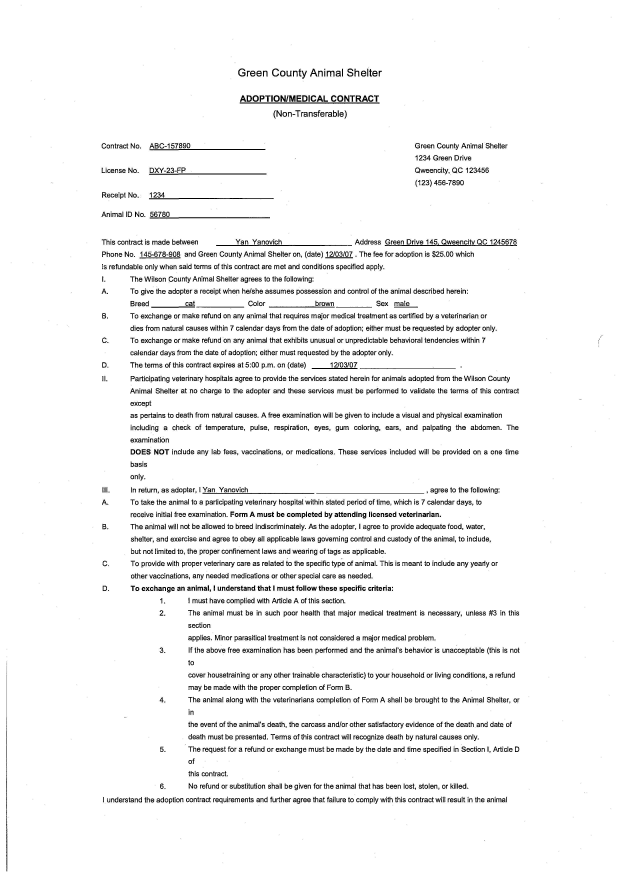
#> input picture image files/Picture_003.jpg, 2484 x 3509 px, found by its file name (shown at 1/4 size)
$ jupyter execute --allow-errors OCR_Prototypes.ipynb   (shell and % lines are left out)
#> lines starting #> are read from the running program, lines starting #| are printed output that depends on the picture; after the words box and inside, x2 and y2 are one past the last pixel; in counts of white or black regions, pixels touching at a corner belong together
<a href="https://colab.research.google.com/github/yoshighosh/OCR-Testing/blob/main/OCR_Prototypes.ipynb" target="_parent"></a>

# Testing Tesseract OCR Models

**Steps:**
- Load in image file
- Preprocess using OpenCV

# Loading in the Image file

Use OpenCV to load in an image

[cell 1]
import cv2
import numpy as np
from google.colab.patches import cv2_imshow

paths = ['/content/drive/MyDrive/Aroshi_highSchool/SEAP vounteer/image files/t1.tif', '/content/drive/MyDrive/Aroshi_highSchool/SEAP vounteer/image files/t2.tif', '/content/drive/MyDrive/Aroshi_highSchool/SEAP vounteer/image files/t5.tif', '/content/drive/MyDrive/Aroshi_highSchool/SEAP vounteer/image files/New Image.jpg', '/content/drive/MyDrive/Aroshi_highSchool/SEAP vounteer/image files/Picture_003.jpg', '/content/drive/MyDrive/Aroshi_highSchool/SEAP vounteer/image files/Picture_010.tif', '/content/drive/MyDrive/Aroshi_highSchool/SEAP vounteer/image files/Picture_025.tif', '/content/drive/MyDrive/Aroshi_highSchool/SEAP vounteer/image files/Picture_029.tif']


img = cv2.imread('/content/drive/MyDrive/Aroshi_highSchool/SEAP vounteer/image files/Picture_003.jpg')
#> img is the input picture: shape (3509, 2484, 3); min 0, max 255, mean 243.2

# consider data types: pdf, pptx, word docs,

# Different Preprocessing functions

Methods for preprocessing the image before running it through the OCR

[cell 2]
# get grayscale image, good for getting rid of color issues
def get_grayscale(image):
    return cv2.cvtColor(image, cv2.COLOR_BGR2GRAY)

# noise removal, makes image clearer
def remove_noise(image):
    return cv2.medianBlur(image,5)

#thresholding, removes extra marks (lines, smudges, etc)
def thresholding(image):
    return cv2.threshold(image, 0, 255, cv2.THRESH_BINARY + cv2.THRESH_OTSU)[1]
#> returned value: shape (3509, 2484); 95.5% white; 3738 black regions (557 under 20 px), largest, box (x1, y1, x2, y2) and area: (959, 409, 1518, 415) 2255, (1539, 958, 2068, 984) 2118, (864, 980, 1390, 984) 1977

#dilation, bolds text to make it easier to read
def dilate(image):
    kernel = np.ones((5,5),np.uint8)
    return cv2.erode(image, kernel, iterations = 1)
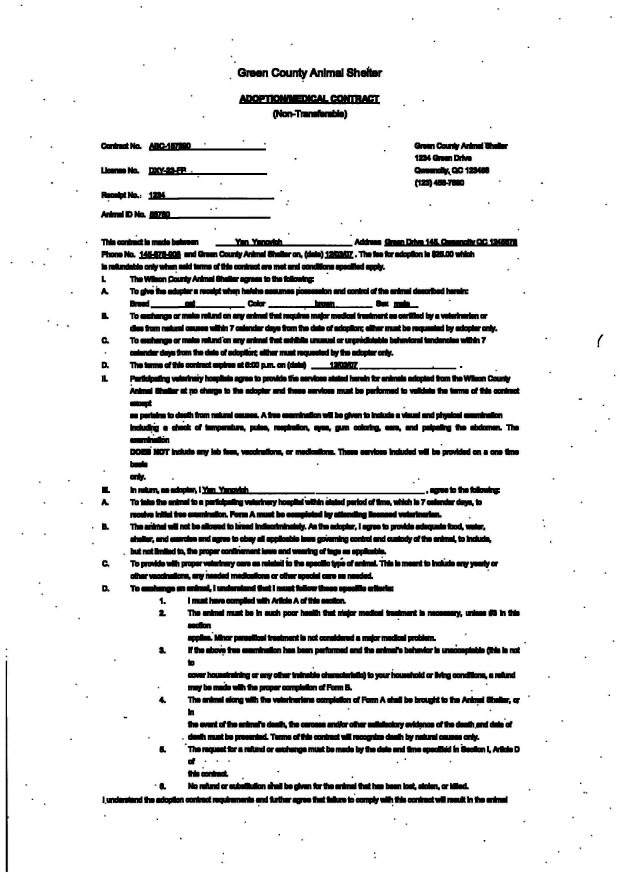
#> returned value: shape (3509, 2484) (shown at 1/4 size); min 0, max 255, mean 225.6


#erosion, shrinks the edges to make text thinner
def erode(image):
    kernel = np.ones((5,5),np.uint8)
    return cv2.dilate(image, kernel, iterations = 1)
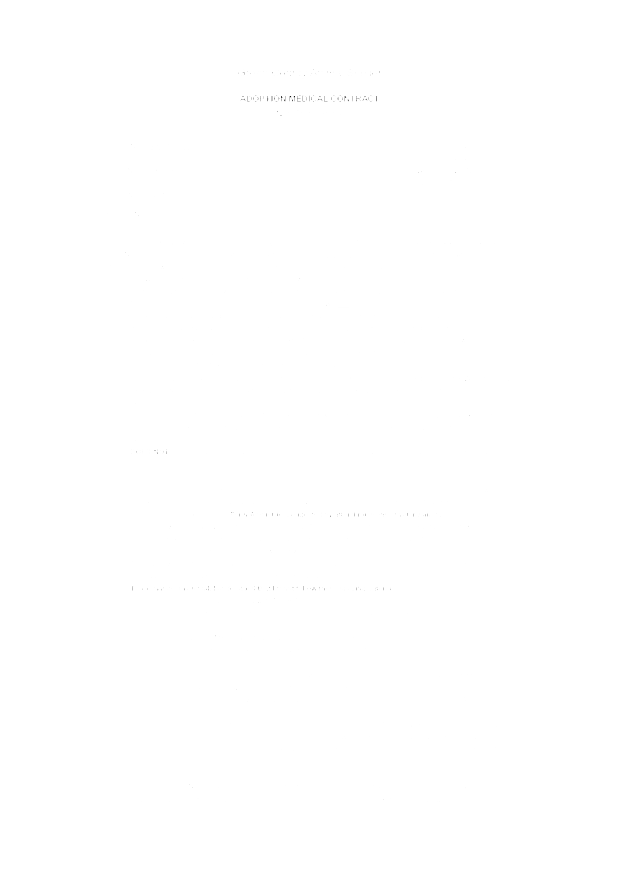
#> returned value: shape (3509, 2484) (shown at 1/4 size); min 2, max 255, mean 255

#opening - erosion followed by dilation
def opening(image):
    kernel = np.ones((5,5),np.uint8)
    return cv2.morphologyEx(image, cv2.MORPH_OPEN, kernel)
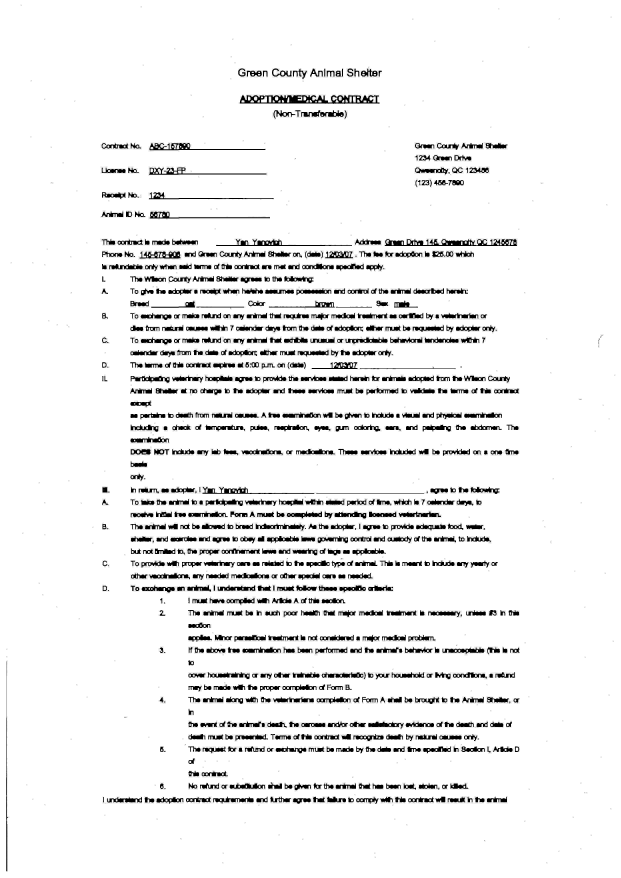
#> returned value: shape (3509, 2484) (shown at 1/4 size); min 0, max 255, mean 237.4

#canny edge detection, reverses color layout, not that useful
def canny(image):
    return cv2.Canny(image, 100, 200)

#skew correction, corrects angled writing, good for handwriting??
def deskew(image):
    coords = np.column_stack(np.where(image > 0))
#> coords = 8522591 pairs, first value 0 to 3508, second value 0 to 2483
    angle = cv2.minAreaRect(coords)[-1]
#> angle = -90
    if angle < -45:
        angle = -(90 + angle)
#> angle = 0
    else:
        angle = -angle
    (h, w) = image.shape[:2]
#> h = 3509; w = 2484
    center = (w // 2, h // 2)
#> center = (1242, 1754)
    M = cv2.getRotationMatrix2D(center, angle, 1.0)
#> M = [[1, 0, 0], [0, 1, 0]]
    rotated = cv2.warpAffine(image, M, (w, h), flags=cv2.INTER_CUBIC, borderMode=cv2.BORDER_REPLICATE)
    return rotated

#template matching, useful for finding specific parts of a document (if looking for specific symbol or marker)
def match_template(image, template):
    return cv2.matchTemplate(image, template, cv2.TM_CCOEFF_NORMED)

# Testing the preprocessing methods

sample test of all the methods, can skip running later

[cell 3]
grayscale = get_grayscale(img)
threshold = thresholding(grayscale)
dilated = dilate(grayscale)
eroded = erode(grayscale)
dil_ero = opening(grayscale)
skew = deskew(grayscale)

cv2_imshow(img)
# [6 lines of commented-out code are left out]

# Installing tesseract

Install and import tesseract libraries

[cell 4]
import pytesseract
from pytesseract import Output

# Boxing Words

Test tesseract ability to identify words by adding boxes

#> (a cell that did not finish here is left out)

#> (a cell that did not finish here is left out)

# Get string output

[cell 7]
custom_config = r'-l eng --psm 6'
#> (the rest of this cell did not finish here and is left out)

# Checking word frequencies
- use NLTK word tokenize

[cell 8]
import nltk
from nltk import word_tokenize
nltk.download('punkt')
#> (this line was passed over: nltk is not available in this run)

from nltk import ngrams, FreqDist

import pandas as pd
import matplotlib.pyplot as plt
import numpy as np

#> (a cell that did not finish here is left out)

#> (a cell that did not finish here is left out)

[cell 11]
# next steps: clean up capitalization, punctuation, get bigrams and trigrams, working with new datatypes
# research approximate string matching
# filter with dates as well

# Clean data before calculating Frequencies

#> (a cell that did not finish here is left out)

#> (a cell that did not finish here is left out)

#> (a cell that did not finish here is left out)

# Remove stopwords

[cell 15]
nltk.download('stopwords')
#> (this line was passed over: nltk is not available in this run)
from nltk.corpus import stopwords
#> (the rest of this cell did not finish here and is left out)

#> (a cell that did not finish here is left out)

#> (a cell that did not finish here is left out)

[cell 18]
# check out stemming and lemmatization

# calculate TF-IDF and use cosine similarity to match with the query

[cell 19]
nltk.download('wordnet')
#> (this line was passed over: nltk is not available in this run)

$ run again, with image files/t5.tif saved as image files/Picture_003.jpg
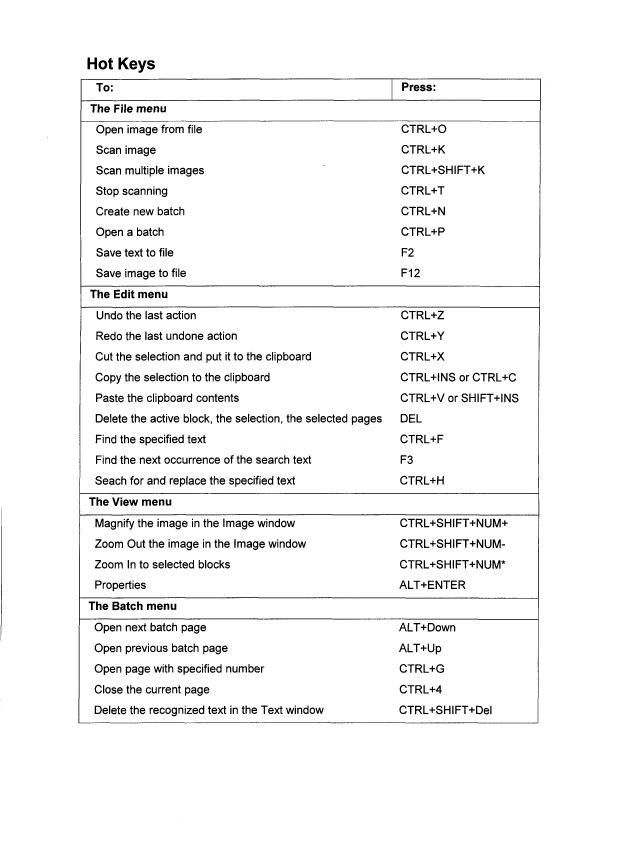
#> input picture image files/t5.tif, 2548 x 3395 px, found by its file name (shown at 1/4 size)
#> img is the input picture: shape (3395, 2548, 3); min 0, max 255, mean 245.3
#> in dilate, `return cv2.erode(image, kernel, iterations = 1)`:
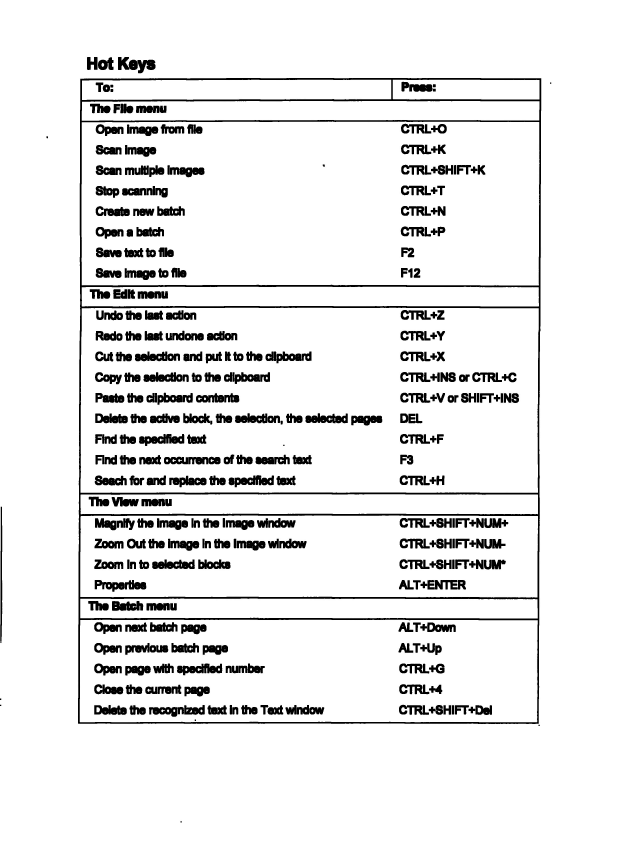
#> returned value: shape (3395, 2548) (shown at 1/4 size); min 0, max 255, mean 234.5
#> in erode, `return cv2.dilate(image, kernel, iterations = 1)`:
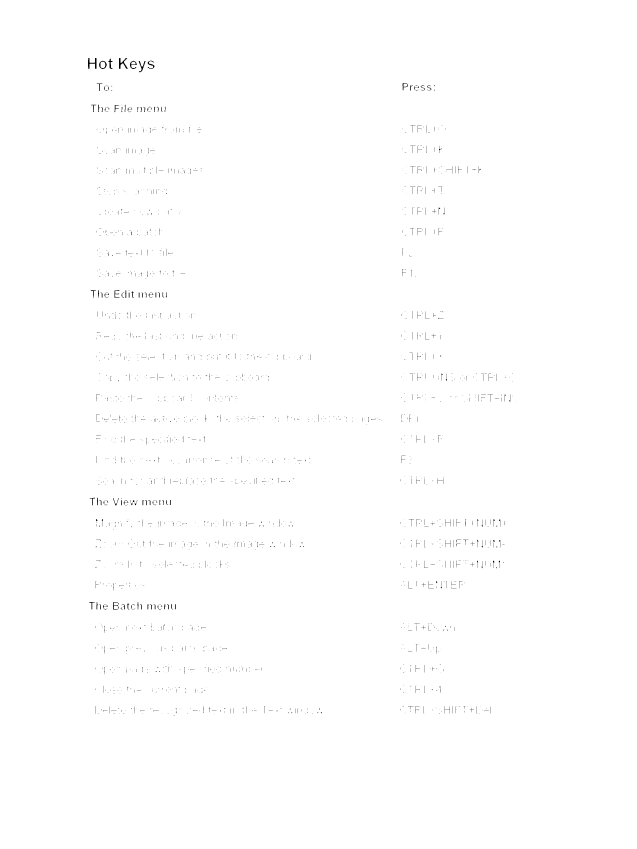
#> returned value: shape (3395, 2548) (shown at 1/4 size); min 0, max 255, mean 254.3
#> coords = 8418803 pairs, first value 0 to 3394, second value 0 to 2547
#> in deskew, `angle = cv2.minAreaRect(coords)[-1]`: angle = -90
#> in deskew, `angle = -(90 + angle)`: angle = 0
#> M = [[1, 0, 0], [0, 1, 0]]
